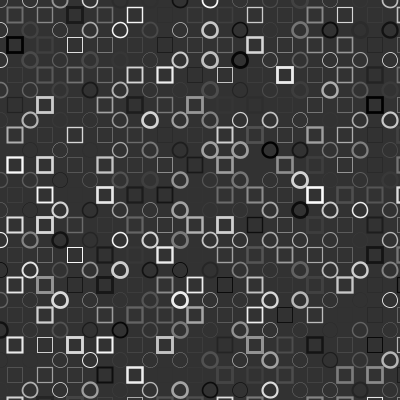
Frame 1 (no input)
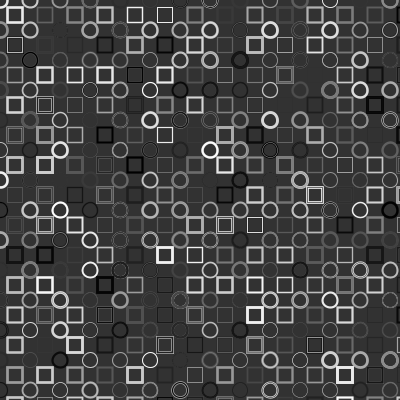
Frame 2 (the mouse pressed at the canvas centre, redrawn once)

The Processing sketch that drew these frames (run headless with seeded random() and noise(); the mouse was pressed at the canvas centre and the sketch redrawn once):

// Processing sketch: processing_39012
// ── processing_39012.pde

void setup() {
  size(400, 400);
  smooth();
  background(50);
}

void draw() { //sets up grid for circles
  for (int m = 0; m < width; m += 30) {
    for (int b = 0; b < width; b += 30) {
      circles (m, b);
    }
  }
  for (int y = 7; y < width; y += 30) {
    for (int x = 7; x < width; x += 30) {
      rectangles (x, y);
    }
  }
  noLoop();
}

void rectangles(float x, float y) {
  pushMatrix();
  translate (0, 0);
  stroke(random(255));
  strokeWeight(random(3));
  rect(x, y, 15, 15); 
  popMatrix();
}

void circles(float x, float y) {
  pushMatrix();
  translate (0, 0);
  stroke(random(255));
  strokeWeight(random(3));
  noFill();
  ellipse(x, y, 15, 15); 
  popMatrix();
}
